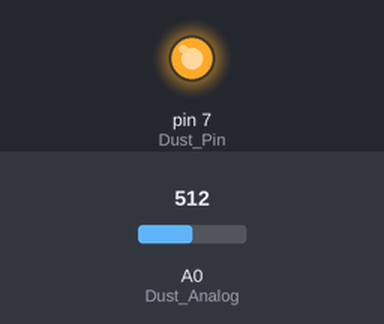
The sketch below on a simulated Arduino Uno, built with avr-gcc and run on an emulated ATmega328P. On the bench: output pins drawn as LEDs (lit = HIGH). The inputs (shaded band) are chosen by the test bench; at power-on: A0 (Dust_Analog) = 512. What the sketch prints to the serial monitor is not drawn.

Above: at 0.1 s.
Timing chart, 0 to 1.6 s (numbered marks = the images above):
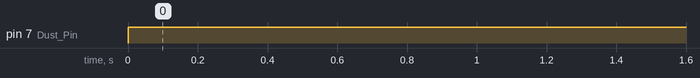

Measured:
- by itself, pin 7 (Dust_Pin): LOW → HIGH at 0.00 s

The sketch:

Main.ino
```cpp
int Dust_Analog = 0; // Arduin Pin A0
int Dust_Pin = 7;

float Dust_Voltage = 0;
float C_Voltage = 0;
float Density_Dust = 0;

void setup()
{
  Serial.begin(9600); // Baud Rate
  pinMode(Dust_Pin,OUTPUT);
}

void loop()
{
  digitalWrite(Dust_Pin,LOW); // LED gets powered on
  delayMicroseconds(280); // The output value to be measured 0.28ms after the LED turns on ( given in datasheet )

  Dust_Voltage = analogRead(Dust_Analog); // Read the raw value

  delayMicroseconds(40);
  digitalWrite(Dust_Pin,HIGH); // LED gets turned off
  delayMicroseconds(9680);

  C_Voltage = Dust_Voltage * (5.0 / 1024.0);
  Density_Dust = 0.17 * C_Voltage - 0.1;

  Serial.print("Raw Signal Value : ");
  Serial.print(Dust_Voltage);

  Serial.print(" - Voltage: ");
  Serial.print(C_Voltage);

  Serial.print(" - Dust Density: ");
  Serial.println(Density_Dust); // mg/m3

  delay(1000);
}
```
